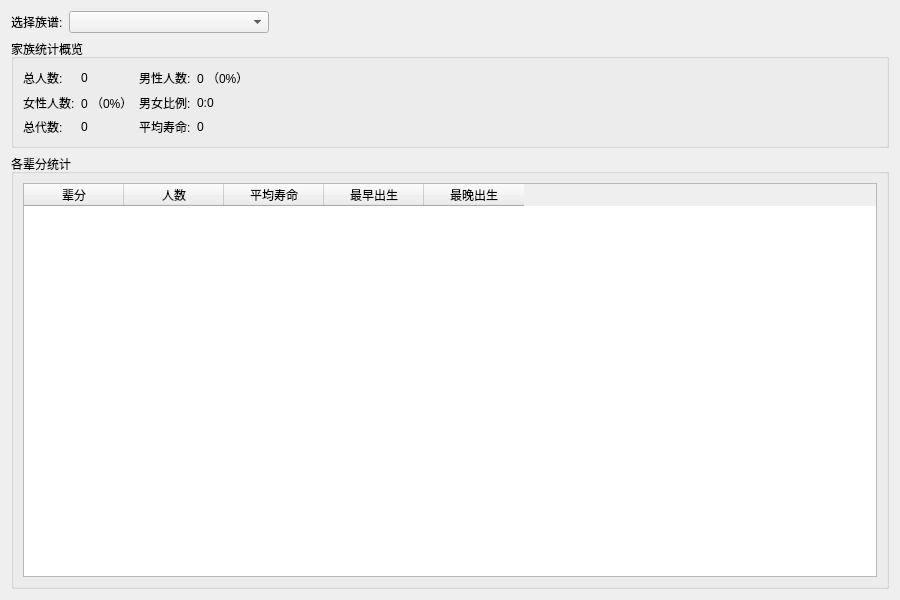
<?xml version="1.0" encoding="UTF-8"?>
<ui version="4.0">
 <class>DashboardWidget</class>
 <widget class="QWidget" name="DashboardWidget">
  <property name="geometry">
   <rect>
    <x>0</x>
    <y>0</y>
    <width>900</width>
    <height>600</height>
   </rect>
  </property>
  <property name="windowTitle">
   <string>仪表盘</string>
  </property>
  <layout class="QVBoxLayout" name="verticalLayout">
   <item>
    <layout class="QHBoxLayout" name="horizontalLayout">
     <item>
      <widget class="QLabel" name="label_10">
       <property name="text">
        <string>选择族谱:</string>
       </property>
      </widget>
     </item>
     <item>
      <widget class="QComboBox" name="genealogyComboBox">
       <property name="minimumSize">
        <size>
         <width>200</width>
         <height>0</height>
        </size>
       </property>
      </widget>
     </item>
     <item>
      <spacer name="horizontalSpacer">
       <property name="orientation">
        <enum>Qt::Horizontal</enum>
       </property>
       <property name="sizeHint" stdset="0">
        <size>
         <width>40</width>
         <height>20</height>
        </size>
       </property>
      </spacer>
     </item>
    </layout>
   </item>
   <item>
    <widget class="QGroupBox" name="groupBox">
     <property name="title">
      <string>家族统计概览</string>
     </property>
     <layout class="QGridLayout" name="gridLayout">
      <item row="0" column="0">
       <widget class="QLabel" name="label">
        <property name="text">
         <string>总人数:</string>
        </property>
        <property name="alignment">
         <set>Qt::AlignLeft|Qt::AlignVCenter</set>
        </property>
       </widget>
      </item>
      <item row="0" column="1">
       <widget class="QLabel" name="totalMembersLabel">
        <property name="text">
         <string>0</string>
        </property>
        <property name="alignment">
         <set>Qt::AlignLeft|Qt::AlignVCenter</set>
        </property>
       </widget>
      </item>
      <item row="0" column="2">
       <widget class="QLabel" name="label_2">
        <property name="text">
         <string>男性人数:</string>
        </property>
        <property name="alignment">
         <set>Qt::AlignLeft|Qt::AlignVCenter</set>
        </property>
       </widget>
      </item>
      <item row="0" column="3">
       <widget class="QLabel" name="maleCountLabel">
        <property name="text">
         <string>0 （0%）</string>
        </property>
        <property name="alignment">
         <set>Qt::AlignLeft|Qt::AlignVCenter</set>
        </property>
       </widget>
      </item>
      <item row="0" column="4">
       <spacer name="horizontalSpacer_3">
        <property name="orientation">
         <enum>Qt::Horizontal</enum>
        </property>
        <property name="sizeHint" stdset="0">
         <size>
          <width>40</width>
          <height>20</height>
         </size>
        </property>
       </spacer>
      </item>
      <item row="1" column="0">
       <widget class="QLabel" name="label_3">
        <property name="text">
         <string>女性人数:</string>
        </property>
        <property name="alignment">
         <set>Qt::AlignLeft|Qt::AlignVCenter</set>
        </property>
       </widget>
      </item>
      <item row="1" column="1">
       <widget class="QLabel" name="femaleCountLabel">
        <property name="text">
         <string>0 （0%）</string>
        </property>
        <property name="alignment">
         <set>Qt::AlignLeft|Qt::AlignVCenter</set>
        </property>
       </widget>
      </item>
      <item row="1" column="2">
       <widget class="QLabel" name="label_4">
        <property name="text">
         <string>男女比例:</string>
        </property>
        <property name="alignment">
         <set>Qt::AlignLeft|Qt::AlignVCenter</set>
        </property>
       </widget>
      </item>
      <item row="1" column="3" colspan="2">
       <widget class="QLabel" name="genderRatioLabel">
        <property name="text">
         <string>0:0</string>
        </property>
        <property name="alignment">
         <set>Qt::AlignLeft|Qt::AlignVCenter</set>
        </property>
       </widget>
      </item>
      <item row="2" column="0">
       <widget class="QLabel" name="label_5">
        <property name="text">
         <string>总代数:</string>
        </property>
        <property name="alignment">
         <set>Qt::AlignLeft|Qt::AlignVCenter</set>
        </property>
       </widget>
      </item>
      <item row="2" column="1">
       <widget class="QLabel" name="totalGenerationsLabel">
        <property name="text">
         <string>0</string>
        </property>
        <property name="alignment">
         <set>Qt::AlignLeft|Qt::AlignVCenter</set>
        </property>
       </widget>
      </item>
      <item row="2" column="2">
       <widget class="QLabel" name="label_6">
        <property name="text">
         <string>平均寿命:</string>
        </property>
        <property name="alignment">
         <set>Qt::AlignLeft|Qt::AlignVCenter</set>
        </property>
       </widget>
      </item>
      <item row="2" column="3" colspan="2">
       <widget class="QLabel" name="avgLifespanLabel">
        <property name="text">
         <string>0</string>
        </property>
        <property name="alignment">
         <set>Qt::AlignLeft|Qt::AlignVCenter</set>
        </property>
       </widget>
      </item>
     </layout>
    </widget>
   </item>
   <item>
    <widget class="QGroupBox" name="groupBox_2">
     <property name="title">
      <string>各辈分统计</string>
     </property>
     <layout class="QVBoxLayout" name="verticalLayout_2">
      <item>
       <widget class="QTableWidget" name="statsTableWidget">
        <property name="editTriggers">
         <set>QAbstractItemView::NoEditTriggers</set>
        </property>
        <property name="selectionBehavior">
         <enum>QAbstractItemView::SelectRows</enum>
        </property>
        <column>
         <property name="text">
          <string>辈分</string>
         </property>
        </column>
        <column>
         <property name="text">
          <string>人数</string>
         </property>
        </column>
        <column>
         <property name="text">
          <string>平均寿命</string>
         </property>
        </column>
        <column>
         <property name="text">
          <string>最早出生</string>
         </property>
        </column>
        <column>
         <property name="text">
          <string>最晚出生</string>
         </property>
        </column>
       </widget>
      </item>
     </layout>
    </widget>
   </item>
  </layout>
 </widget>
 <resources/>
 <connections/>
</ui>
